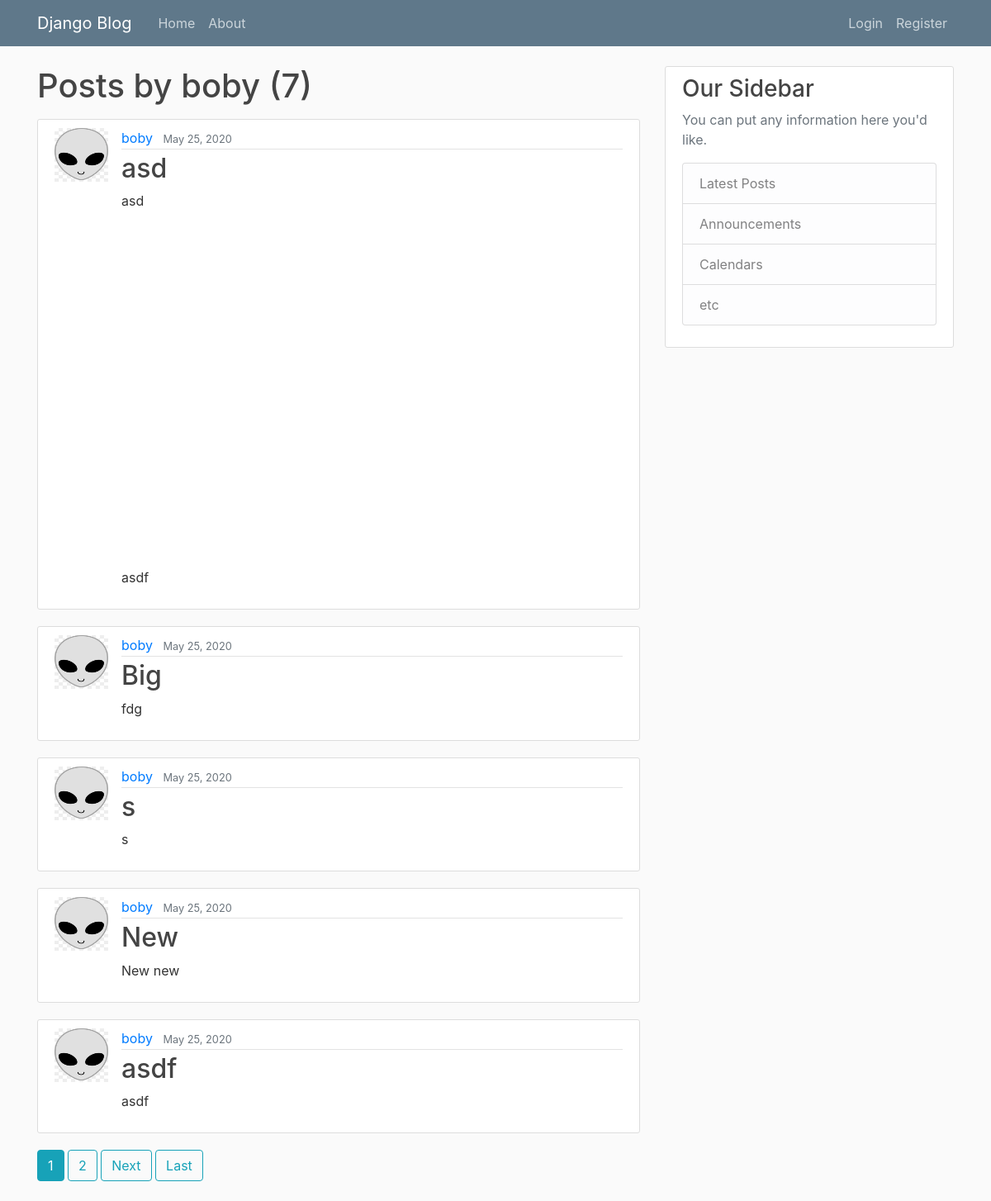
Screenshot of /user/boby with the database file from the repository.
### blog/models.py (models this page shows, shortened)
class Post(models.Model):
    title = models.CharField(max_length=100)
    content = models.TextField()
    date_posted = models.DateTimeField(default=timezone.now)
    author = models.ForeignKey(User, on_delete=models.CASCADE)

### users/models.py (models this page shows, shortened)
class Profile(models.Model):
    user = models.OneToOneField(User, on_delete=models.CASCADE)
    image = models.ImageField(default='default.jpg', upload_to='profile_pics' )

### blog/views.py (the view)
# urls.py: path('user/<str:username>', UserPostListView.as_view(), name='user-posts'),
class UserPostListView(ListView):
    model = Post
    template_name = 'blog/user_posts.html'
    context_object_name = 'posts'
    paginate_by = 5
    def get_queryset(self):
        user = get_object_or_404(User, username=self.kwargs.get('username'))
        return Post.objects.filter(author=user).order_by('-date_posted')

### blog/templates/blog/user_posts.html (shortened to what this page needs)
{% extends "blog/base.html" %}
{% block content %}
    <h1 class='mb-3'>Posts by {{ view.kwargs.username }} ({{ page_obj.paginator.count }})</h1>
    {% for post in posts %}
        <article class="media content-section">
            <img class='rounded-cricle article-img' src='{{ post.author.profile.image.url }}'>
            <div class="media-body">
            <div class="article-metadata">
                <a class="mr-2" href="{% url 'user-posts' post.author.username %}">{{ post.author }}</a>
                <small class="text-muted">{{ post.date_posted|date:"F d,  Y" }}</small>
            </div>
            <h2><a class="article-title" href="{% url 'post-detail' post.id %}">{{ post.title }}</a></h2>
            <p class="article-content">{{ post.content }}</p>
            </div>
        </article>
    {% endfor %}
    {% if is_paginated %}
        {% for num in page_obj.paginator.page_range %}
            {% if page_obj.number == num %}
                <a class='btn mb-4 btn-info' href="?page={{ num }}">{{ num }}</a>
            {% elif num > page_obj.number|add:'-3' and num < page_obj.number|add:'3' %}
                <a class='btn mb-4 btn-outline-info' href="?page={{ num }}">{{ num }}</a>
            {% endif %}
        {% endfor %}
        {% if page_obj.has_next %}
        <a class='btn mb-4 btn-outline-info' href="?page={{ page_obj.next_page_number }}">Next</a>
        <a class='btn mb-4 btn-outline-info' href="?page={{ page_obj.paginator.num_pages }}">Last</a>
        {% endif %}
    {% endif %}
{% endblock content %}

### blog/static/blog/main.css (style rules this page uses)
body { background: #fafafa; color: #333333; margin-top: 5rem; }
h1, h2, h3, h4, h5, h6 { color: #444444; }
.content-section { background: #ffffff; padding: 10px 20px; border: 1px solid #dddddd; border-radius: 3px; margin-bottom: 20px; }
.article-title { color: #444444; }
.article-content { white-space: pre-line; }
.article-img { height: 65px; width: 65px; margin-right: 16px; }
.article-metadata { padding-bottom: 1px; margin-bottom: 4px; border-bottom: 1px solid #e3e3e3 }

### rows the page displays
Post: author.profile.image (placeholder picture), author "boby", date_posted "May 25, 2020", title "asd", content "asd asdf"
Post: author.profile.image (placeholder picture), author "boby", date_posted "May 25, 2020", title "Big", content "fdg"
Post: author.profile.image (placeholder picture), author "boby", date_posted "May 25, 2020", title "s", content "s"
Post: author.profile.image (placeholder picture), author "boby", date_posted "May 25, 2020", title "New", content "New new"
Post: author.profile.image (placeholder picture), author "boby", date_posted "May 25, 2020", title "asdf", content "asdf"

### other values shown
{{ view.kwargs.username }} "boby"
{{ page_obj.paginator.count }} "7"
{{ num }} "1"
{{ num }} "2"
